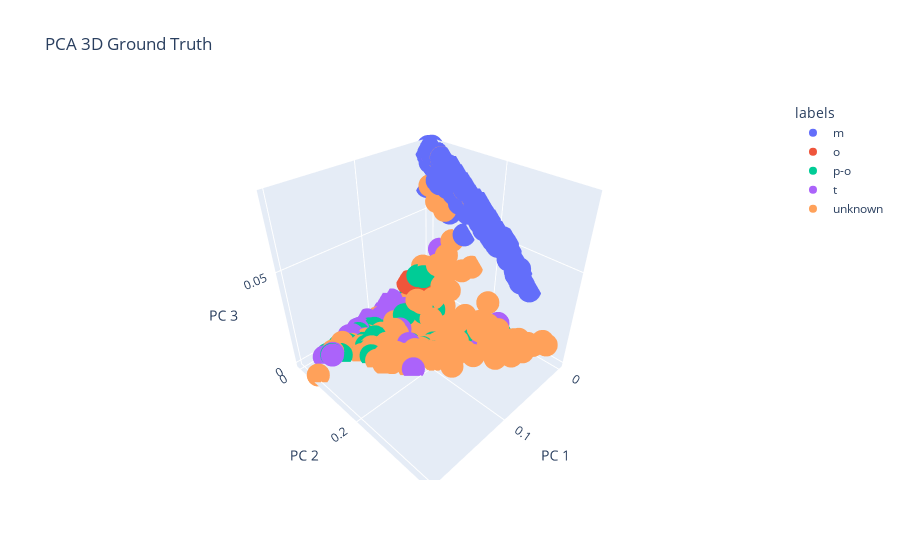

The notebook cell this image was saved under:
### Code cell
import plotly.express as px
fig = px.scatter_3d(
    W_df, x='x1', y='x2', z='x3', color=W_df['labels'],
    labels={'x1': 'PC 1', 'x2': 'PC 2', 'x3': 'PC 3'}, title='PCA 3D Ground Truth'
)
fig.show()

### Figure 1 — Plotly figure (JSON) as saved in the notebook; plotly's stock layout.template omitted (floating-point values rounded to 4 significant figures; data arrays with more than 128 entries replaced by an {"elided": "..."} marker saying what was removed)
{"data": [{"hovertemplate": "labels=m<br>PC 1=%{x}<br>PC 2=%{y}<br>PC 3=%{z}<extra></extra>", "legendgroup": "m", "marker": {"color": "#636efa", "symbol": "circle"}, "mode": "markers", "name": "m", "scene": "scene", "showlegend": true, "type": "scatter3d", "x": {"elided": "460 float values"}, "y": {"elided": "460 float values"}, "z": {"elided": "460 float values"}}, {"hovertemplate": "labels=o<br>PC 1=%{x}<br>PC 2=%{y}<br>PC 3=%{z}<extra></extra>", "legendgroup": "o", "marker": {"color": "#EF553B", "symbol": "circle"}, "mode": "markers", "name": "o", "scene": "scene", "showlegend": true, "type": "scatter3d", "x": {"elided": "345 float values"}, "y": {"elided": "345 float values"}, "z": {"elided": "345 float values"}}, {"hovertemplate": "labels=p-o<br>PC 1=%{x}<br>PC 2=%{y}<br>PC 3=%{z}<extra></extra>", "legendgroup": "p-o", "marker": {"color": "#00cc96", "symbol": "circle"}, "mode": "markers", "name": "p-o", "scene": "scene", "showlegend": true, "type": "scatter3d", "x": {"elided": "404 float values"}, "y": {"elided": "404 float values"}, "z": {"elided": "404 float values"}}, {"hovertemplate": "labels=t<br>PC 1=%{x}<br>PC 2=%{y}<br>PC 3=%{z}<extra></extra>", "legendgroup": "t", "marker": {"color": "#ab63fa", "symbol": "circle"}, "mode": "markers", "name": "t", "scene": "scene", "showlegend": true, "type": "scatter3d", "x": {"elided": "245 float values"}, "y": {"elided": "245 float values"}, "z": {"elided": "245 float values"}}, {"hovertemplate": "labels=unknown<br>PC 1=%{x}<br>PC 2=%{y}<br>PC 3=%{z}<extra></extra>", "legendgroup": "unknown", "marker": {"color": "#FFA15A", "symbol": "circle"}, "mode": "markers", "name": "unknown", "scene": "scene", "showlegend": true, "type": "scatter3d", "x": {"elided": "271 float values"}, "y": {"elided": "271 float values"}, "z": {"elided": "271 float values"}}], "layout": {"legend": {"title": {"text": "labels"}, "tracegroupgap": 0}, "scene": {"domain": {"x": [0, 1], "y": [0, 1]}, "xaxis": {"title": {"text": "PC 1"}}, "yaxis": {"title": {"text": "PC 2"}}, "zaxis": {"title": {"text": "PC 3"}}}, "title": {"text": "PCA 3D Ground Truth"}}}
